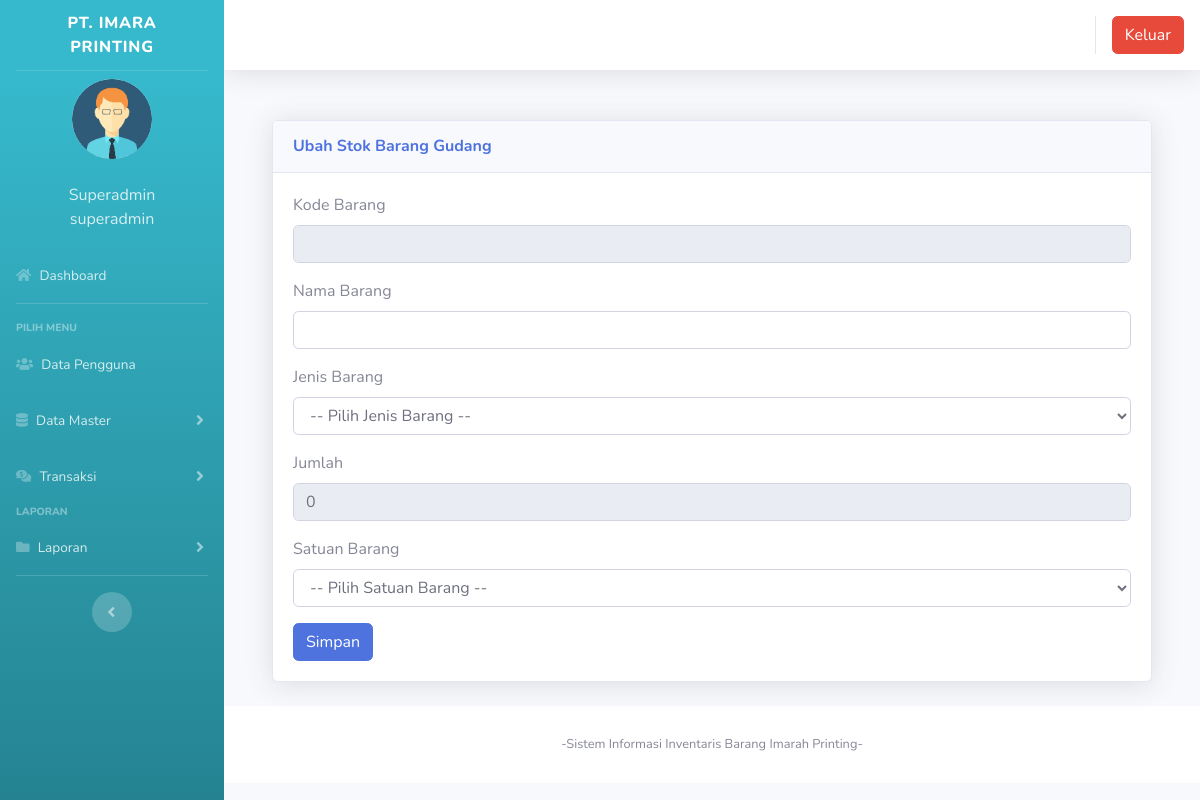
The page /index.php?page=gudang&aksi=tambahgudang&kode_barang=BAR-0522001 (signed in) on the database as committed earlier.
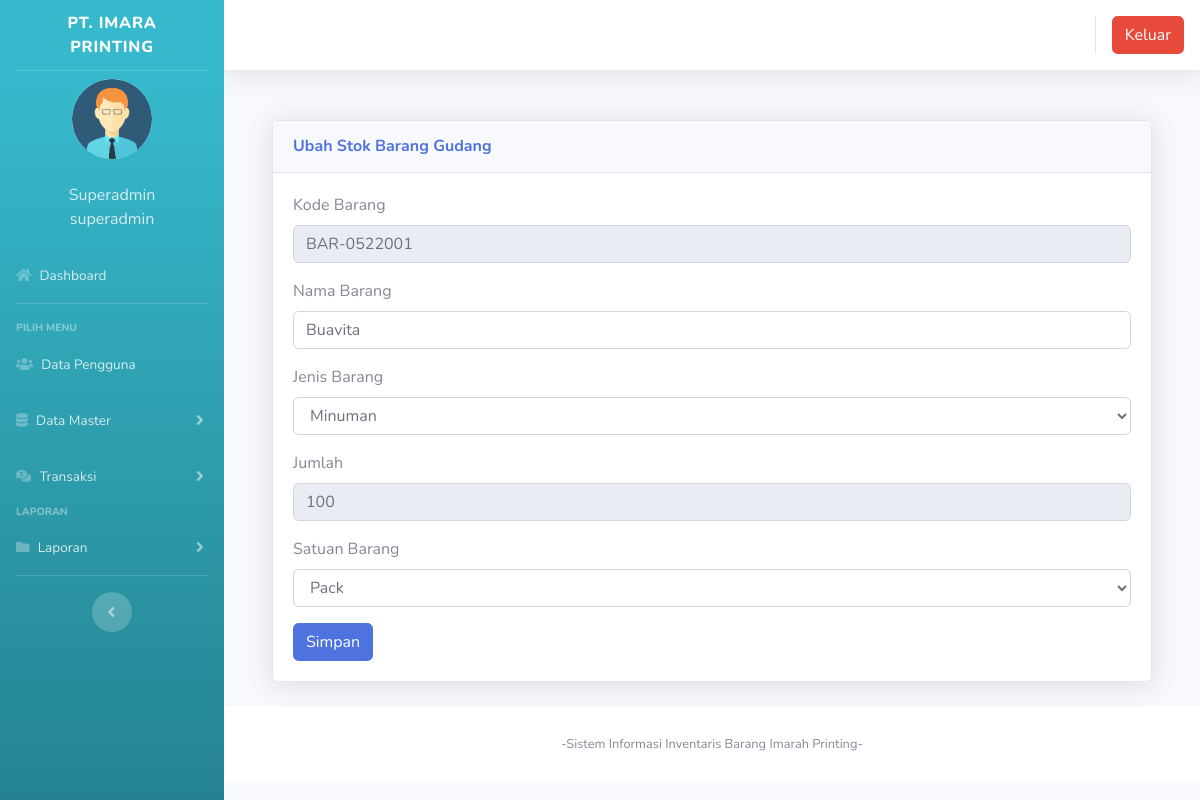
The same page on the database as committed later.
### tables this page shows
CREATE TABLE `users` (
  `id` int(11) NOT NULL,
  `nik` varchar(10) NOT NULL,
  `nama` varchar(100) NOT NULL,
  `alamat` varchar(200) NOT NULL,
  `telepon` varchar(100) NOT NULL,
  `username` varchar(100) NOT NULL,
  `password` varchar(100) NOT NULL,
  `level` varchar(25) NOT NULL DEFAULT 'member',
  `foto` varchar(25) NOT NULL
);

CREATE TABLE `user_access_menu` (
  `id_user_access_menu` int(100) NOT NULL,
  `level` varchar(100) NOT NULL,
  `id_menu` int(100) NOT NULL
);

CREATE TABLE `user_menu` (
  `id_menu` int(100) NOT NULL,
  `menu` varchar(100) NOT NULL,
  `urutan_menu` int(11) NOT NULL,
  `url` text NOT NULL,
  `id_badge` varchar(100) NOT NULL,
  `use_badge` varchar(20) NOT NULL,
  `icon_1` text NOT NULL,
  `icon_2` text NOT NULL
);

CREATE TABLE `gudang` (
  `id` int(11) NOT NULL,
  `kode_barang` varchar(100) NOT NULL,
  `jenis_gudang` varchar(100) NOT NULL,
  `nama_barang` varchar(100) NOT NULL,
  `jenis_barang` varchar(100) NOT NULL,
  `jumlah` varchar(250) NOT NULL,
  `satuan` varchar(100) NOT NULL
);

CREATE TABLE `jenis_barang` (
  `id` int(11) NOT NULL,
  `jenis_barang` varchar(100) NOT NULL
);

CREATE TABLE `satuan` (
  `id` int(11) NOT NULL,
  `satuan` varchar(100) NOT NULL
);

### index.php (the view, shortened to what this page needs)
<?php
	$koneksi = new mysqli("localhost","root","","inventori");
?>
<!DOCTYPE html>
<html lang="en">
<head>
  <link href="vendor/fontawesome-free/css/all.min.css" rel="stylesheet" type="text/css">
  <link href="css/sb-admin-2.min.css" rel="stylesheet">
  <link href="vendor/datatables/dataTables.bootstrap4.min.css" rel="stylesheet">
  <link href="vendor/sweetalert2/sweetalert2.min.css" rel="stylesheet">
  <link href="css/sb-admin-2.min.css" rel="stylesheet">
</head>
<body id="page-top">
  <div id="wrapper">
    <ul class="navbar-nav bg-gradient-info sidebar sidebar-dark accordion" id="accordionSidebar">
      <a class="sidebar-brand d-flex align-items-center justify-content-center" href="index3.php">
        <div class="sidebar-brand-text mx-2">PT. IMARA PRINTING</div>
      </a>
      <hr class="sidebar-divider my-0">
 <?php
   if ($_SESSION['id']) {
	   $user = $_SESSION['id'];
   }
   $sql =$koneksi->query("select * from users where id='$user'");
   $data = $sql->fetch_assoc();
   ?>
    <li class="d-flex align-items-center justify-content-center">
        <a class="nav-link">
		 <img src="img/<?php echo $data['foto']?>" class="img-circle" alt="User" style="width:80px;height:80px;object-fit:cover;border-radius: 80px;"/></a>
	  </li>
		 <li class="nav-item ">
        <a class="nav-link">
         	<div class="d-flex align-items-center justify-content-center" class="name">  <?php echo  $data['nama'];?></div></font>
			<div class="d-flex align-items-center justify-content-center" class="email"><?php echo $data['level'];?></div>
		 </a>
      </li>
      <?php
        $page = $_GET['page'];
        $aksi = $_GET['aksi'];
        $level = $data['level'];
        $queryMenu =  $koneksi->query("SELECT * from user_menu, user_access_menu WHERE user_menu.id_menu = user_access_menu.id_menu and level = '$level' and user_menu.id_menu = 1 order by urutan_menu asc ");
          $i = 1;
          while ($m = $queryMenu->fetch_assoc()) {
              $menu = $m['id_menu'];
              if ($m['url'] == '') {
                  $target = 'href="#"  data-toggle="collapse" aria-expanded="true" aria-controls="collapseTwo'.$i.'"  ';
                  $collapsed = "collapsed";
              } else {
                  $target = 'href="' .$m['url']. '"  ';
                  $collapsed = "";
              }
              $queryCekURLMenu = $koneksi->query("SELECT * from user_menu where url = '?page=$page&aksi=$aksi' and user_menu.id_menu = '$menu'");
              $CekURLMenu = $queryCekURLMenu->num_rows;
              if ($CekURLMenu > 0 ) {
                  echo '<li class="nav-item active">';
                  $collapse_show = 'class = "collapse show"';
                  $collapsed = "";
              }
              else {
                  echo '<li class="nav-item">';
                  $collapsed = "collapsed";
              }
    ?>
          <a class="nav-link  <?=$collapsed?>" <?php echo $target; ?> data-target="#collapseTwo<?= $i ?>">
                <i class="<?php echo $m['icon_1']?>"></i>
                <span><?= $m['menu']; ?></span>
          </a>
      </li>
<?php }?>
      <hr class="sidebar-divider">
      <div class="sidebar-heading">
        Pilih Menu
      </div>
      <?php
        $page = $_GET['page'];
        $aksi = $_GET['aksi'];
        $level = $data['level'];
        $queryMenu =  $koneksi->query("SELECT * from user_menu, user_access_menu WHERE user_menu.id_menu = user_access_menu.id_menu and level = '$level' and (user_menu.id_menu <> 1 and user_menu.id_menu <> 5) order by urutan_menu asc ");
          $i = 1;
          while ($m = $queryMenu->fetch_assoc()) {
              $menu = $m['id_menu'];
              if ($m['url'] == '') {
                  $target = 'href="#"  data-toggle="collapse" aria-expanded="true" aria-controls="collapseTwo'.$i.'"  ';
                  $collapsed = "collapsed";
              } else {
                  $target = 'href="' .$m['url']. '"  ';
                  $collapsed = "";
              }
              $queryCekURLMenu = $koneksi->query("SELECT * from user_menu where url = '?page=$page&aksi=$aksi' and user_menu.id_menu = '$menu'");
              $CekURLMenu = $queryCekURLMenu->num_rows;
              $queryCekURLSubMenu = $koneksi->query("SELECT * from user_menu, user_sub_menu_1 where url_sub_menu_1 = '?page=$page&aksi=$aksi' and user_menu.id_menu = '$menu' and user_menu.id_menu = user_sub_menu_1.id_menu order by urutan_sub_menu_1 asc ");
              $CekURLSubMenu = $queryCekURLSubMenu->num_rows;
              if ($CekURLSubMenu > 0 || $CekURLMenu > 0 ) {
                  echo '<li class="nav-item active">';
                  $collapse_show = 'class = "collapse show"';
                  $collapsed = "";
              }
              else {
                  echo '<li class="nav-item">';
                  $collapsed = "collapsed";
              }
      ?>
            <a class="nav-link  <?=$collapsed?>" <?php echo $target; ?> data-target="#collapseTwo<?= $i ?>">
                <i class="<?php echo $m['icon_1']?>"></i>
                <span><?= $m['menu']; ?></span>
            </a>
        </li>
      <?php
        $i++;
      } ?>
      <div class="sidebar-heading">
        Laporan
      </div>
	    <?php
        $page = $_GET['page'];
        $aksi = $_GET['aksi'];
        $level = $data['level'];
        $queryMenu =  $koneksi->query("SELECT * from user_menu, user_access_menu WHERE user_menu.id_menu = user_access_menu.id_menu and level = '$level' and user_menu.id_menu = 5 order by urutan_menu asc ");
          $i = 1;
          while ($m = $queryMenu->fetch_assoc()) {
              $menu = $m['id_menu'];
              if ($m['url'] == '') {
                  $target = 'href="#"  data-toggle="collapse" aria-expanded="true" aria-controls="collapseTwo'.$i.'"  ';
                  $collapsed = "collapsed";
              } else {
                  $target = 'href="' .$m['url']. '"  ';
                  $collapsed = "";
              }
              $queryCekURLMenu = $koneksi->query("SELECT * from user_menu where url = '?page=$page&aksi=$aksi' and user_menu.id_menu = '$menu'");
              $CekURLMenu = $queryCekURLMenu->num_rows;
              $queryCekURLSubMenu = $koneksi->query("SELECT * from user_menu, user_sub_menu_1 where url_sub_menu_1 = '?page=$page&aksi=$aksi' and user_menu.id_menu = '$menu' and user_menu.id_menu = user_sub_menu_1.id_menu order by urutan_sub_menu_1 asc ");
              $CekURLSubMenu = $queryCekURLSubMenu->num_rows;
              if ($CekURLSubMenu > 0 || $CekURLMenu > 0 ) {
                  echo '<li class="nav-item active">';
                  $collapse_show = 'class = "collapse show"';
                  $collapsed = "";
              }
              else {
                  echo '<li class="nav-item">';
                  $collapsed = "collapsed";
              }
    ?>
          <a class="nav-link  <?=$collapsed?>" <?php echo $target; ?> data-target="#collapseTwo<?= $i ?>">
                <i class="<?php echo $m['icon_1']?>"></i>
                <span><?= $m['menu']; ?></span>
          </a>
      </li>
<?php }?>
      <hr class="sidebar-divider d-none d-md-block">
      <div class="text-center d-none d-md-inline">
        <button class="rounded-circle border-0" id="sidebarToggle"></button>
      </div>
    </ul>
    <div id="content-wrapper" class="d-flex flex-column">
      <div id="content">
        <nav class="navbar navbar-expand navbar-light bg-white topbar mb-4 static-top shadow">
          <ul class="navbar-nav ml-auto">
            <li class="nav-item dropdown no-arrow">
			 <div class="top-menu">
        <ul class="nav pull-right top-menu">
           <li><a onclick="return confirm('Apakah anda yakin akan logout?')" class="btn btn-danger" class="logout" href="logout.php">Keluar</a></li>
        </ul>
      </div>
            </li>
          </ul>
        </nav>
        <div class="container-fluid">
		 <section class="content">
		  <?php
			   $page = $_GET['page'];
			   $aksi = $_GET['aksi'];
         $pecah_page = explode("_", $page);
         if(ISSET($pecah_page[1]) ) {
           include "page/".$pecah_page[0]."/".$page.".php";
         }
         else {
           include "page/".$page."/".$aksi.".php";
         }
			?>
    </section>
</div>
      <footer class="sticky-footer bg-white">
        <div class="container my-auto">
          <div class="copyright text-center my-auto">
            <span>-Sistem Informasi Inventaris Barang Imarah Printing-</span>
          </div>
        </div>
      </footer>
    </div>
  </div>
  </div>
</body>
</html>

### page/gudang/tambahgudang.php (shortened to what this page needs)
<?php
$get_kode_barang = $_GET['kode_barang'];
$format = $nama_barang = $jenis_barang = $satuan = $jumlah = $jenis_gudang = "";
$koneksi = new mysqli("localhost","root","","inventori");
if(!ISSET($get_kode_barang)){
	$no = mysqli_query($koneksi, "select kode_barang from gudang order by kode_barang desc");
	$kdbarang = mysqli_fetch_array($no);
	$kode = $kdbarang['kode_barang'];
	$urut = substr($kode, 8, 3);
	$tambah = (int) $urut + 1;
	$bulan = date("m");
	$tahun = date("y");
	if(strlen($tambah) == 1){
		$format = "BAR-".$bulan.$tahun."00".$tambah;
	} else if(strlen($tambah) == 2){
		$format = "BAR-".$bulan.$tahun."0".$tambah;
	} else{
		$format = "BAR-".$bulan.$tahun.$tambah;
	}
}
else {
	$kode_barang = $_GET['kode_barang'];
	$sql = mysqli_query($koneksi, "select * from gudang where kode_barang = '$kode_barang' ");
	$data = mysqli_fetch_assoc($sql);
	$format = $data['kode_barang'];
	$nama_barang = $data['nama_barang'];
	$jenis_barang = $data['jenis_barang'];
	$satuan = $data['satuan'];
	$jumlah = $data['jumlah'];
	$total_barang_masuk = $koneksi->query("select SUM(jumlah) as jumlah from barang_masuk where kode_barang = '$_GET[kode_barang]' ")->fetch_assoc();
	$total_barang_keluar = $koneksi->query("select SUM(jumlah) as jumlah from barang_keluar where kode_barang = '$_GET[kode_barang]' ")->fetch_assoc();
	if(!ISSET($total_barang_masuk['jumlah'])) $total_barang_masuk['jumlah'] = 0;
	if(!ISSET($total_barang_keluar['jumlah'])) $total_barang_keluar['jumlah'] = 0;
	$jumlah = $jumlah + $total_barang_masuk['jumlah'] - $total_barang_keluar['jumlah'];
}
?>
<form method="POST" enctype="multipart/form-data">
 <div class="container-fluid">
          <div class="card shadow mb-4">
            <div class="card-header py-3">
              <h6 class="m-0 font-weight-bold text-primary"><?php if(ISSET($get_kode_barang)) echo "Ubah"; else echo "Tambah"?> Stok Barang Gudang</h6>
            </div>
            <div class="card-body">
              <div class="table-responsive">
							<div class="body">
                            <div class="form-group">
								<label for="">Kode Barang</label>
                               <div class="form-line">
                                  <input type="text" name="kode_barang" class="form-control" id="kode_barang" value="<?php echo $format; ?>" readonly />
							</div>
                            </div>
							<label for="">Nama Barang</label>
                            <div class="form-group">
                               <div class="form-line">
                                <input type="text" name="nama_barang" class="form-control" value="<?=$nama_barang?>" required />
							</div>
                            </div>
							<label for="">Jenis Barang</label>
                            <div class="form-group">
                               <div class="form-line">
									<select name="jenis_barang" class="form-control" >
									<option value="">-- Pilih Jenis Barang  --</option>
									<?php
									$sql = $koneksi -> query("select * from jenis_barang order by id");
									while ($data=$sql->fetch_assoc()) {?>
										<option value='<?=$data[jenis_barang]?>' <?php if($jenis_barang == $data['jenis_barang']) echo 'selected'?> ><?=$data[jenis_barang]?></option>
							  <?php }?>
									</select>
								</div>
                            </div>
                            <label for="">Jumlah</label>
                            <div class="form-group">
                               <div class="form-line">
                                <input type="number" name="jumlah" class="form-control" id="jumlah" value="<?php echo $jumlah; ?>" required <?php if(ISSET($get_kode_barang)) echo 'readOnly'?> />
								</div>
                            </div>
							<label for="">Satuan Barang</label>
                            <div class="form-group">
                               <div class="form-line">
                                <select name="satuan" class="form-control" >
								<option value="">-- Pilih Satuan Barang --</option>
								<?php
								$sql = $koneksi -> query("select * from satuan order by id");
								while ($data=$sql->fetch_assoc()) {?>
									<option value='<?=$data[satuan]?>' <?php if($satuan == $data['satuan']) echo 'selected'?> ><?=$data[satuan]?></option>
						  <?php }?>
								</select>
							</div>
                            </div>
							<input type="submit" name="simpan" value="Simpan" class="btn btn-primary">
							</form>

Rows that differ between the two databases and show on the page:
added gudang: kode_barang "BAR-0522001", nama_barang "Buavita", jenis_barang "Minuman", jumlah "100", satuan "Pack"
Other text that changed with them:
form field jenis_barang: "-- Pilih Jenis Barang --" → (not shown)
form field jumlah: "0" → (not shown)
form field satuan: "-- Pilih Satuan Barang --" → (not shown)
